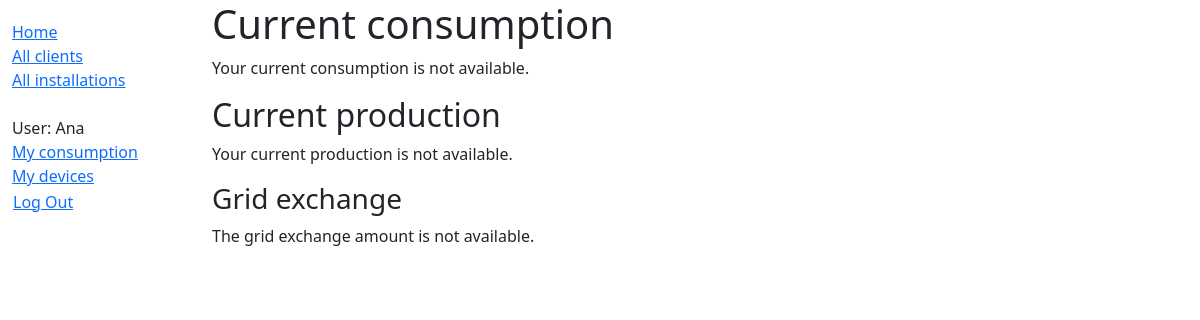
/ohmtimize/myconsumption/ (signed in), run on an earlier commit of the app's database.
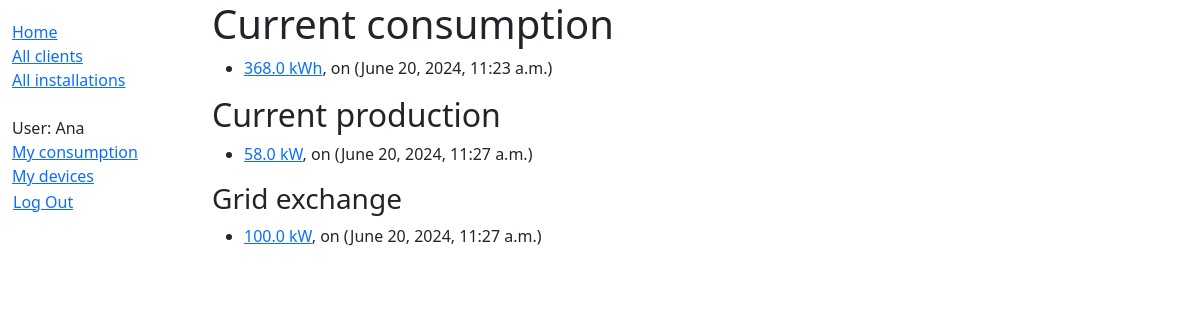
And on a later commit of the database.
### ohmtimize/models.py (models this page shows)
class Consumption(models.Model):
    consumption = models.FloatField(help_text='Enter consumption')
    dateTime = models.DateTimeField(auto_now_add=True)
    user = models.ForeignKey(settings.AUTH_USER_MODEL, on_delete=models.SET_NULL, null=True, blank=True)

class Production(models.Model):
    production = models.FloatField(help_text='Enter production')
    dateTime = models.DateTimeField(auto_now_add=True)
    user = models.ForeignKey(settings.AUTH_USER_MODEL, on_delete=models.SET_NULL, null=True, blank=True)

class GridExchange(models.Model):
    gridExchange = models.FloatField(help_text='Enter grid exchange value')
    dateTime = models.DateTimeField(auto_now_add=True)
    user = models.ForeignKey(settings.AUTH_USER_MODEL, on_delete=models.SET_NULL, null=True, blank=True)

### ohmtimize/views.py (the view)
# urls.py: path('myconsumption/', views.ConsumptionByUserListView.as_view(), name='myconsumption'),
class ConsumptionByUserListView(LoginRequiredMixin, generic.ListView):
    model = Consumption
    template_name = 'ohmtimize/consumption_by_user.html'
    def get_queryset(self):
        return Consumption.objects.filter(user=self.request.user)
    def get_context_data(self, **kwargs):
        context = super().get_context_data(**kwargs)
        context['production_list'] = Production.objects.filter(user=self.request.user)
        context['grid_exchange_list'] = GridExchange.objects.filter(user=self.request.user)
        return context

### ohmtimize/templates/ohmtimize/consumption_list.html
{% extends "base_generic.html" %}
{% block content %}
    <h1>Current consumption</h1>
    {% if consumption_list %}
    <ul>
      {% for consum in consumption_list %}
      <li>
        <a href="{{ consum.get_absolute_url }}">{{ consum.consumption }} kWh</a>, on
        ({{consum.dateTime}})
      </li>
      {% endfor %}
    </ul>
    {% else %}
      <p>Your current consumption is not available.</p>
    {% endif %}
    <h2>Current production</h2>
    {%if production_list %}
    <ul>
      {% for prod in production_list %}
      <li>
        <a href="{{ prod.get_absolute_url }}">{{ prod.production }} kW</a>, on ({{prod.dateTime}})
      </li>
      {% endfor %}
    </ul>
    {% else %}
    <p>Your current production is not available.</p>
    {% endif %}
    <h3>Grid exchange</h3>
    {%if grid_exchange_list %}
    <ul>
      {% for gridex in grid_exchange_list %}
      <li>
        <a href="{{ gridex.get_absolute_url }}">{{ gridex.gridExchange }} kW</a>, on ({{gridex.dateTime}})
      </li>
      {% endfor %}
    </ul>
    {% else %}
    <p>The grid exchange amount is not available.</p>
    {% endif %}
{% endblock %}

What changed in the data, as far as the page shows it:
added Consumption: consumption "368.0", dateTime "June 20, 2024, 11:23 a.m."
added Production: production "58.0", dateTime "June 20, 2024, 11:27 a.m."
added GridExchange: gridExchange "100.0", dateTime "June 20, 2024, 11:27 a.m."
Also different on the page:
text no longer shown: "Your current consumption is not available. Your current production is not available. The grid exchange amount is not available."
